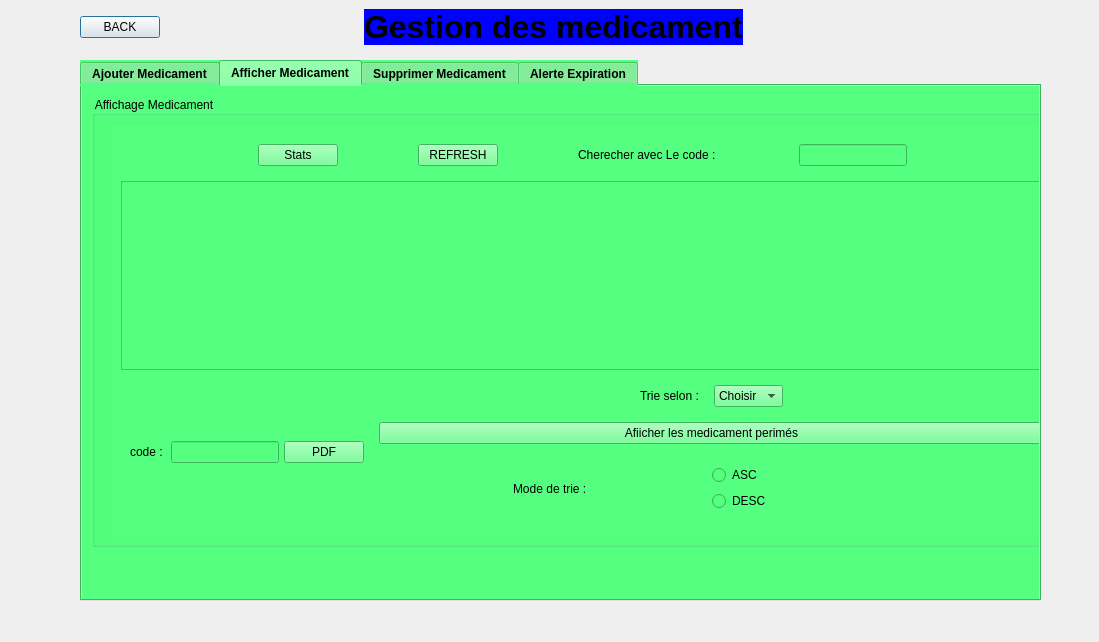
<?xml version="1.0" encoding="UTF-8"?>
<ui version="4.0">
 <class>Medicament_ui</class>
 <widget class="QDialog" name="Medicament_ui">
  <property name="geometry">
   <rect>
    <x>0</x>
    <y>0</y>
    <width>1099</width>
    <height>642</height>
   </rect>
  </property>
  <property name="windowTitle">
   <string>Dialog</string>
  </property>
  <widget class="QWidget" name="verticalWidget" native="true">
   <property name="geometry">
    <rect>
     <x>80</x>
     <y>0</y>
     <width>961</width>
     <height>601</height>
    </rect>
   </property>
   <layout class="QVBoxLayout" name="verticalLayout" stretch="0,0">
    <property name="spacing">
     <number>6</number>
    </property>
    <item>
     <layout class="QHBoxLayout" name="horizontalLayout_12" stretch="0,10">
      <property name="rightMargin">
       <number>100</number>
      </property>
      <item>
       <widget class="QPushButton" name="pushButton_back">
        <property name="text">
         <string>BACK</string>
        </property>
       </widget>
      </item>
      <item alignment="Qt::AlignHCenter|Qt::AlignVCenter">
       <widget class="QWidget" name="horizontalWidget_2" native="true">
        <layout class="QHBoxLayout" name="horizontalLayout_13">
         <item>
          <widget class="QLabel" name="label">
           <property name="font">
            <font>
             <family>Yu Gothic UI</family>
             <pointsize>24</pointsize>
             <weight>75</weight>
             <italic>false</italic>
             <bold>true</bold>
             <underline>false</underline>
             <strikeout>false</strikeout>
             <stylestrategy>PreferAntialias</stylestrategy>
            </font>
           </property>
           <property name="styleSheet">
            <string notr="true">background-color: rgb(0, 0, 255);</string>
           </property>
           <property name="text">
            <string>Gestion des medicament</string>
           </property>
           <property name="margin">
            <number>15</number>
           </property>
          </widget>
         </item>
        </layout>
       </widget>
      </item>
     </layout>
    </item>
    <item>
     <widget class="QTabWidget" name="tabWidget">
      <property name="font">
       <font>
        <weight>75</weight>
        <bold>true</bold>
       </font>
      </property>
      <property name="styleSheet">
       <string notr="true">background-color: rgb(85, 255, 127);</string>
      </property>
      <property name="currentIndex">
       <number>1</number>
      </property>
      <widget class="QWidget" name="tab1">
       <property name="styleSheet">
        <string notr="true"/>
       </property>
       <attribute name="title">
        <string>Ajouter Medicament</string>
       </attribute>
       <widget class="QGroupBox" name="groupBox">
        <property name="geometry">
         <rect>
          <x>10</x>
          <y>10</y>
          <width>991</width>
          <height>451</height>
         </rect>
        </property>
        <property name="title">
         <string>Ajout</string>
        </property>
        <widget class="QWidget" name="horizontalWidget" native="true">
         <property name="geometry">
          <rect>
           <x>20</x>
           <y>30</y>
           <width>941</width>
           <height>411</height>
          </rect>
         </property>
         <layout class="QHBoxLayout" name="horizontalLayout" stretch="4,1">
          <item alignment="Qt::AlignHCenter|Qt::AlignVCenter">
           <widget class="QWidget" name="formWidget" native="true">
            <layout class="QFormLayout" name="formLayout">
             <property name="horizontalSpacing">
              <number>300</number>
             </property>
             <property name="verticalSpacing">
              <number>30</number>
             </property>
             <item row="0" column="0">
              <widget class="QLabel" name="iDLabel">
               <property name="text">
                <string>code :</string>
               </property>
              </widget>
             </item>
             <item row="0" column="1">
              <widget class="QLineEdit" name="iDLineEdit"/>
             </item>
             <item row="1" column="0">
              <widget class="QLabel" name="prNomLabel">
               <property name="text">
                <string>nom :</string>
               </property>
              </widget>
             </item>
             <item row="1" column="1">
              <widget class="QLineEdit" name="prNomLineEdit"/>
             </item>
             <item row="2" column="0">
              <widget class="QLabel" name="nomLabel">
               <property name="text">
                <string>type :</string>
               </property>
              </widget>
             </item>
             <item row="2" column="1">
              <widget class="QLineEdit" name="nomLineEdit"/>
             </item>
             <item row="3" column="0">
              <widget class="QLabel" name="adresseLabel">
               <property name="text">
                <string>prix :</string>
               </property>
              </widget>
             </item>
             <item row="3" column="1">
              <widget class="QLineEdit" name="adresseLineEdit"/>
             </item>
             <item row="4" column="0">
              <widget class="QLabel" name="dateDeNaissanceLabel">
               <property name="text">
                <string>Date de peremption</string>
               </property>
              </widget>
             </item>
             <item row="4" column="1">
              <widget class="QDateEdit" name="dateDeNaissanceDateEdit"/>
             </item>
             <item row="5" column="0">
              <widget class="QLabel" name="ancienneteLabel">
               <property name="text">
                <string>qte :</string>
               </property>
              </widget>
             </item>
             <item row="5" column="1">
              <widget class="QLineEdit" name="ancienneteLineEdit"/>
             </item>
            </layout>
           </widget>
          </item>
          <item alignment="Qt::AlignHCenter|Qt::AlignVCenter">
           <widget class="QWidget" name="verticalWidget_2" native="true">
            <property name="autoFillBackground">
             <bool>false</bool>
            </property>
            <layout class="QVBoxLayout" name="verticalLayout_3">
             <property name="spacing">
              <number>25</number>
             </property>
             <item>
              <widget class="QPushButton" name="pushButton_ajout">
               <property name="text">
                <string>Ajouter</string>
               </property>
              </widget>
             </item>
             <item>
              <widget class="QPushButton" name="pushButton_modifier">
               <property name="text">
                <string>Modifier</string>
               </property>
              </widget>
             </item>
            </layout>
           </widget>
          </item>
         </layout>
        </widget>
       </widget>
      </widget>
      <widget class="QWidget" name="tab2">
       <attribute name="title">
        <string>Afficher Medicament</string>
       </attribute>
       <widget class="QGroupBox" name="groupBox_2">
        <property name="geometry">
         <rect>
          <x>10</x>
          <y>10</y>
          <width>991</width>
          <height>451</height>
         </rect>
        </property>
        <property name="title">
         <string>Affichage Medicament</string>
        </property>
        <widget class="QWidget" name="horizontalWidget_3" native="true">
         <property name="geometry">
          <rect>
           <x>20</x>
           <y>30</y>
           <width>941</width>
           <height>411</height>
          </rect>
         </property>
         <layout class="QHBoxLayout" name="horizontalLayout_2" stretch="0">
          <item>
           <widget class="QWidget" name="verticalWidget_3" native="true">
            <layout class="QVBoxLayout" name="verticalLayout_4" stretch="0,5,4">
             <item alignment="Qt::AlignHCenter">
              <widget class="QWidget" name="horizontalWidget_4" native="true">
               <layout class="QHBoxLayout" name="horizontalLayout_4" stretch="0,0,0">
                <property name="spacing">
                 <number>80</number>
                </property>
                <item>
                 <widget class="QPushButton" name="pushButton_stats">
                  <property name="text">
                   <string>Stats</string>
                  </property>
                 </widget>
                </item>
                <item>
                 <widget class="QPushButton" name="pushButton_refresh">
                  <property name="text">
                   <string>REFRESH</string>
                  </property>
                 </widget>
                </item>
                <item>
                 <layout class="QHBoxLayout" name="horizontalLayout_9">
                  <item>
                   <widget class="QLabel" name="label_2">
                    <property name="text">
                     <string>Cherecher avec Le code : </string>
                    </property>
                   </widget>
                  </item>
                  <item>
                   <widget class="QLineEdit" name="search_field"/>
                  </item>
                 </layout>
                </item>
               </layout>
              </widget>
             </item>
             <item>
              <widget class="QTableView" name="tableView"/>
             </item>
             <item>
              <layout class="QHBoxLayout" name="horizontalLayout_3" stretch="0,5">
               <item>
                <layout class="QVBoxLayout" name="verticalLayout_6">
                 <item>
                  <widget class="QWidget" name="horizontalWidget_5" native="true">
                   <layout class="QHBoxLayout" name="horizontalLayout_5" stretch="0,3,0">
                    <property name="spacing">
                     <number>5</number>
                    </property>
                    <item>
                     <widget class="QLabel" name="label_3">
                      <property name="text">
                       <string>code : </string>
                      </property>
                     </widget>
                    </item>
                    <item>
                     <widget class="QLineEdit" name="lineEdit_pdf"/>
                    </item>
                    <item>
                     <widget class="QPushButton" name="pushButton_pdf">
                      <property name="text">
                       <string>PDF</string>
                      </property>
                     </widget>
                    </item>
                   </layout>
                  </widget>
                 </item>
                </layout>
               </item>
               <item>
                <layout class="QVBoxLayout" name="verticalLayout_5" stretch="1,0,2">
                 <item alignment="Qt::AlignHCenter">
                  <widget class="QWidget" name="horizontalWidget_6" native="true">
                   <layout class="QHBoxLayout" name="horizontalLayout_7">
                    <property name="spacing">
                     <number>15</number>
                    </property>
                    <item>
                     <widget class="QLabel" name="label_4">
                      <property name="text">
                       <string>Trie selon :</string>
                      </property>
                     </widget>
                    </item>
                    <item>
                     <widget class="QComboBox" name="comboBox">
                      <item>
                       <property name="text">
                        <string>Choisir</string>
                       </property>
                      </item>
                      <item>
                       <property name="text">
                        <string>code</string>
                       </property>
                      </item>
                      <item>
                       <property name="text">
                        <string>prix</string>
                       </property>
                      </item>
                      <item>
                       <property name="text">
                        <string>type</string>
                       </property>
                      </item>
                     </widget>
                    </item>
                   </layout>
                  </widget>
                 </item>
                 <item>
                  <widget class="QPushButton" name="pushButton_afficher_peremption">
                   <property name="text">
                    <string>Afiicher les medicament perimés</string>
                   </property>
                  </widget>
                 </item>
                 <item>
                  <widget class="QWidget" name="horizontalWidget_7" native="true">
                   <layout class="QHBoxLayout" name="horizontalLayout_6">
                    <property name="spacing">
                     <number>0</number>
                    </property>
                    <item alignment="Qt::AlignHCenter">
                     <widget class="QWidget" name="horizontalWidget_8" native="true">
                      <layout class="QHBoxLayout" name="horizontalLayout_8">
                       <item>
                        <widget class="QLabel" name="label_5">
                         <property name="frameShadow">
                          <enum>QFrame::Sunken</enum>
                         </property>
                         <property name="text">
                          <string>Mode de trie :</string>
                         </property>
                         <property name="margin">
                          <number>5</number>
                         </property>
                        </widget>
                       </item>
                      </layout>
                     </widget>
                    </item>
                    <item>
                     <layout class="QVBoxLayout" name="verticalLayout_8">
                      <item>
                       <widget class="QRadioButton" name="radioButton">
                        <property name="text">
                         <string>ASC</string>
                        </property>
                       </widget>
                      </item>
                      <item>
                       <widget class="QRadioButton" name="radioButton_2">
                        <property name="text">
                         <string>DESC</string>
                        </property>
                       </widget>
                      </item>
                     </layout>
                    </item>
                   </layout>
                  </widget>
                 </item>
                </layout>
               </item>
              </layout>
             </item>
            </layout>
           </widget>
          </item>
         </layout>
        </widget>
       </widget>
      </widget>
      <widget class="QWidget" name="tab3">
       <attribute name="title">
        <string>Supprimer Medicament</string>
       </attribute>
       <widget class="QGroupBox" name="groupBox_3">
        <property name="geometry">
         <rect>
          <x>10</x>
          <y>10</y>
          <width>991</width>
          <height>451</height>
         </rect>
        </property>
        <property name="title">
         <string/>
        </property>
        <widget class="QWidget" name="horizontalWidget_9" native="true">
         <property name="geometry">
          <rect>
           <x>-1</x>
           <y>-1</y>
           <width>991</width>
           <height>451</height>
          </rect>
         </property>
         <layout class="QHBoxLayout" name="horizontalLayout_10">
          <item alignment="Qt::AlignHCenter|Qt::AlignVCenter">
           <widget class="QWidget" name="verticalWidget_4" native="true">
            <layout class="QVBoxLayout" name="verticalLayout_10">
             <property name="spacing">
              <number>30</number>
             </property>
             <property name="bottomMargin">
              <number>150</number>
             </property>
             <item>
              <layout class="QHBoxLayout" name="horizontalLayout_11">
               <item>
                <widget class="QLabel" name="label_6">
                 <property name="text">
                  <string>code medicament : </string>
                 </property>
                </widget>
               </item>
               <item>
                <widget class="QLineEdit" name="lineEdit_3"/>
               </item>
              </layout>
             </item>
             <item>
              <widget class="QPushButton" name="pushButton_supprimer">
               <property name="text">
                <string>Supprimer</string>
               </property>
              </widget>
             </item>
            </layout>
           </widget>
          </item>
         </layout>
        </widget>
       </widget>
      </widget>
      <widget class="QWidget" name="tab4">
       <attribute name="title">
        <string>Alerte Expiration</string>
       </attribute>
      </widget>
     </widget>
    </item>
   </layout>
  </widget>
 </widget>
 <resources/>
 <connections/>
</ui>
